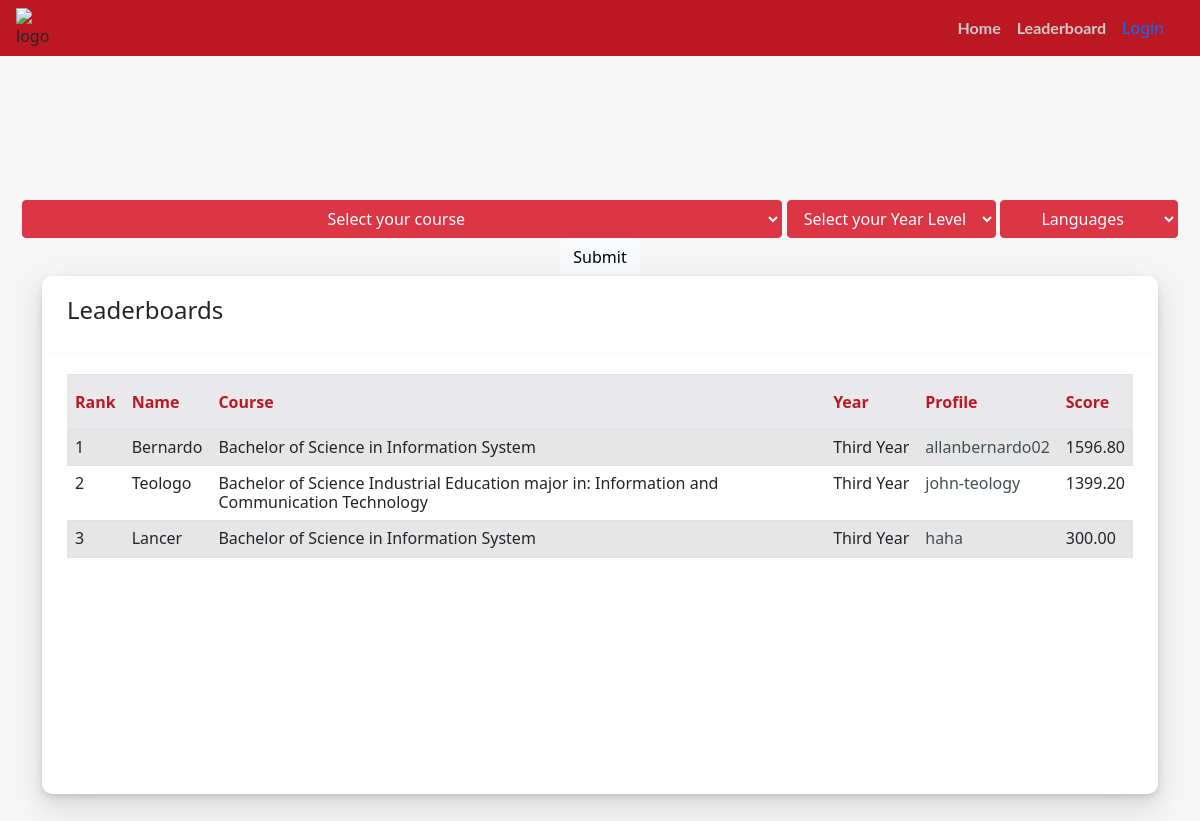
/leaderboards/, run on the app's committed database.
### portfolio/models.py (models this page shows, shortened)
class LeaderBoards(models.Model):
    userProfile = models.ForeignKey(Profile , null=True ,on_delete=CASCADE, related_name='user_leaderboard')
    userID = models.ForeignKey(User, on_delete=CASCADE, related_name= 'userLeaderboard' )
    courseID = models.ForeignKey(Course, on_delete=CASCADE ,related_name='userCourse' , null=True)
    yearID = models.ForeignKey(YearLevel, on_delete=CASCADE,  related_name= 'userYearLevel',null=True )
    overallScore = models.FloatField(default=0,blank=True)
    CEnterprise = models.FloatField(default=0,blank=True, verbose_name='1C Enterprise')
    ASPNET = models.FloatField(default=0,blank=True, verbose_name='ASP.NET')
    ActionScript = models.FloatField(default=0,blank=True)
    Apex = models.FloatField(default=0,blank=True)
    Assembly = models.FloatField(default=0,blank=True)
    Ballerina = models.FloatField(default=0,blank=True)
    Batchfile = models.FloatField(default=0,blank=True)
    Blazor = models.FloatField(default=0,blank=True)
    C = models.FloatField(default=0,blank=True)
    CSharp = models.FloatField(default=0,blank=True, verbose_name='C#')
    Cplus = models.FloatField(default=0,blank=True,verbose_name='C++')
    COBOL = models.FloatField(default=0,blank=True)
    CSS = models.FloatField(default=0,blank=True)
    Clojure = models.FloatField(default=0,blank=True)
    CoffeeScript = models.FloatField(default=0,blank=True)
    Crystal = models.FloatField(default=0,blank=True)
    Cucumber = models.FloatField(default=0,blank=True)
    Dart = models.FloatField(default=0,blank=True)
    Delphi = models.FloatField(default=0,blank=True)
    Dockerfile = models.FloatField(default=0,blank=True)
    EJS = models.FloatField(default=0,blank=True)
    EPP = models.FloatField(default=0,blank=True)
    ERB = models.FloatField(default=0,blank=True)
    Ebuild = models.FloatField(default=0,blank=True)
    Elixir = models.FloatField(default=0,blank=True)
    Elm = models.FloatField(default=0,blank=True)
    Erlang = models.FloatField(default=0,blank=True)
    FSharp = models.FloatField(default=0,blank=True,verbose_name='F#')
    Fortran = models.FloatField(default=0,blank=True)
    Go = models.FloatField(default=0,blank=True)
    Groovy = models.FloatField(default=0,blank=True)
    HCL = models.FloatField(default=0,blank=True)
    HTML = models.FloatField(default=0,blank=True)
    HTML_Razor = models.FloatField(default=0,blank=True,verbose_name='HTML+RAZOR')
    Haskell = models.FloatField(default=0,blank=True)
    Haxe = models.FloatField(default=0,blank=True)
    HiveQL = models.FloatField(default=0,blank=True)
    JSON = models.FloatField(default=0,blank=True)
    Java = models.FloatField(default=0,blank=True)
    JavaScript = models.FloatField(default=0,blank=True)
    Julia = models.FloatField(default=0,blank=True)
    JupyterNotebook = models.FloatField(default=0,blank=True, verbose_name='Jupyter Notebook')
    Kivy = models.FloatField(default=0,blank=True)
    Kotlin = models.FloatField(default=0,blank=True)
    LabVIEW = models.FloatField(default=0,blank=True)
    Less = models.FloatField(default=0,blank=True)
    Lex = models.FloatField(default=0,blank=True)
    Limbo = models.FloatField(default=0,blank=True)
    Liquid = models.FloatField(default=0,blank=True)
    Lua = models.FloatField(default=0,blank=True)
    M = models.FloatField(default=0,blank=True)
    MATLAB = models.FloatField(default=0,blank=True)
    Makefile = models.FloatField(default=0,blank=True)
    Mathematica = models.FloatField(default=0,blank=True)
    Mercury = models.FloatField(default=0,blank=True)
    Nginx = models.FloatField(default=0,blank=True)
    Nix = models.FloatField(default=0,blank=True)
    ObjectiveC = models.FloatField(default=0,blank=True, verbose_name='Objective-C')
    ObjectiveCplus = models.FloatField(default=0,blank=True, verbose_name='Objective-C++')
    OpenEdgeABL = models.FloatField(default=0,blank=True, verbose_name='OpenEdge ABL')
    PHP = models.FloatField(default=0,blank=True)
    PLSQL = models.FloatField(default=0,blank=True)
    PLpgSQL = models.FloatField(default=0,blank=True)
    Perl = models.FloatField(default=0,blank=True)
    Perl6 = models.FloatField(default=0,blank=True, verbose_name='Perl 6')
    PowerBuilder = models.FloatField(default=0,blank=True)
    Powershell = models.FloatField(default=0,blank=True)
    Prolog = models.FloatField(default=0,blank=True)
    ProtocolBuffer = models.FloatField(default=0,blank=True, verbose_name= 'Protocol Buffer')
    Puppet = models.FloatField(default=0,blank=True)
    Python = models.FloatField(default=0,blank=True)
    QML = models.FloatField(default=0,blank=True)
    R = models.FloatField(default=0,blank=True)
    Raku = models.FloatField(default=0,blank=True)
    Robot = models.FloatField(default=0,blank=True)
    Ruby = models.FloatField(default=0,blank=True)
    Rust = models.FloatField(default=0,blank=True)
    SASS = models.FloatField(default=0,blank=True)
    SCSS = models.FloatField(default=0,blank=True)
    SQL = models.FloatField(default=0,blank=True)
    SQLPL = models.FloatField(default=0,blank=True)
    Scala = models.FloatField(default=0,blank=True)
    Shell = models.FloatField(default=0,blank=True)
    Smalltalk = models.FloatField(default=0,blank=True)
    Solidity = models.FloatField(default=0,blank=True)
    Stata = models.FloatField(default=0,blank=True)
    Stylus = models.FloatField(default=0,blank=True)
    Svelte = models.FloatField(default=0,blank=True)
    Swift = models.FloatField(default=0,blank=True)
    TSQL = models.FloatField(default=0,blank=True)
    TypeScript = models.FloatField(default=0,blank=True)
    Vue = models.FloatField(default=0,blank=True)
    XML = models.FloatField(default=0,blank=True)
    Xtend = models.FloatField(default=0,blank=True)
    Xtext = models.FloatField(default=0,blank=True)
    YAML = models.FloatField(default=0,blank=True)
    Yacc = models.FloatField(default=0,blank=True)
    Zig = models.FloatField(default=0,blank=True)

class User(AbstractUser):
    pass

class Course(models.Model):
    course = models.CharField(max_length=150)
    def __str__(self):
        return f"{self.course}"

class YearLevel(models.Model):
    yearLevel = models.CharField(max_length=50)
    def __str__(self):
        return f"{self.yearLevel}"

class Profile(models.Model):
    userID = models.ForeignKey(User, on_delete=CASCADE, related_name= 'userProfile' )
    nickname = models.CharField(max_length=100, blank=True)
    githubName = models.CharField(max_length=100)
    aboutMe = models.TextField(max_length=300, blank=True)

### portfolio/views.py (the view)
# urls.py: path('leaderboards/',views.leaderboard, name='leaderboard'),
def leaderboard(request):
    course = Course.objects.all()
    year = YearLevel.objects.all()
    by_what = '-overallScore'
    d = {}
    select1 = 'Select your course'
    select2 = 'Select your Year Level'
    select3 = 'Languages'
    if request.method == 'POST':
        lang = 'overallScore'
        if request.POST.get('courseid'):
            c_id = request.POST['courseid']
            c = Course.objects.get(pk = c_id)
            d['courseID'] = c
            select1 = c
        if request.POST.get('yearlevelid'):
            y_id = request.POST['yearlevelid']
            date = YearLevel.objects.get(pk = y_id)
            d['yearID'] = date
            select2 = date
        if request.POST.get('languages'):
            lang = request.POST['languages']
            select3 = request.POST['languages']
        try:
            data = LeaderBoards.objects.filter(**d).order_by('-' +lang)
        except FieldError:
            lang = nameProb[lang]
            data = LeaderBoards.objects.filter(**d).order_by('-' +lang)
    else:
        lang = ''
        data= LeaderBoards.objects.order_by(by_what)
    return render(request,'portfolio/leaderboards.html',{
        'courses': course,
        'yearlevels':year,
        'languages': languages,
        'data' : data,
        'select1': select1,
        'select2': select2,
        'select3': select3,
        'lang' : lang,
    })

### portfolio/templates/portfolio/leaderboards.html (shortened to what this page needs)
{% load getattribute %}  {% load static %} {% load i18n %} {% load account socialaccount %}
<!DOCTYPE html>
<html lang="en">
  <head>
    <link
      href="https://cdn.jsdelivr.net/npm/bootstrap@4.4.1/dist/css/bootstrap.min.css"
      rel="stylesheet"
    />
     <link
    rel="stylesheet"
    href="https://cdnjs.cloudflare.com/ajax/libs/font-awesome/5.12.1/css/all.min.css"
  />
  <link
    href="https://cdn.jsdelivr.net/npm/bootstrap@5.1.0/dist/css/bootstrap.min.css"
    rel="stylesheet"
  />
  <link
    href="https://maxcdn.bootstrapcdn.com/font-awesome/4.3.0/css/font-awesome.min.css"
    rel="stylesheet"
/>
<link rel="stylesheet" href="{% static 'portfolio/index.css' %}" />
  </head>
  <body>
   <nav
   class="navbar navbar-expand-lg navbar-custom fixed-top"
   style="margin-bottom: 50px"
 >
   <div id="logo">
     <img
       id="logo"
       src="https://scontent.fmnl2-2.fna.fbcdn.net/v/t1.15752-9/285301891_375399914621686_9147164360215708785_n.png?_nc_cat=107&ccb=1-7&_nc_sid=ae9488&_nc_eui2=AeHQ3nVoaMPAXDLQw088pXUIbrXWkVHtb7xutdaRUe1vvH2S9M-q5ieOcZIyJ2fjOSoBk_l0BBplLLdperC9JOqY&_nc_ohc=sZXqL8B0WQcAX8d3PqT&_nc_ht=scontent.fmnl2-2.fna&oh=03_AVIFv1yTYPrhRq-mmmflSAKg0NbdAqYcOYGJEQQCLWOeEw&oe=62BDDAF6"
       alt="logo"
     />
   </div>
   <div class="container">
     <div class="collapse navbar-collapse" id="navbarResponsive"  >
       <ul class="navbar-nav ml-auto">
         <li class="nav-item active">
           <a class="nav-link" href="{% url 'index' %}" style="color: #ccc"
             >Home
           </a>
         <li class="nav-item">
           <a
             class="nav-link"
             href="{%url 'leaderboard' %}"
             style="color: #ccc"
             >Leaderboard</a
           >
         </li>
         <li class="nav-item">
           {% if request.user.is_authenticated %}
           <a
             class="nav-link"
             href="{%url 'leaderboard' %}"
             style="color: black"
             >{{request.user.last_name}}</a
           >
           {% else %}
           <form action="{% provider_login_url 'google' %}" method="post">
             <button
               type="submit"
               class="nav-link"
               style="background-color: #bc1823; border: none;"
             >
               Login
             </button>
           </form>
           {% endif %}
         </li>
       </ul>
     </div>
   </div>
 </nav>
    <center>
      <form action="{% url 'leaderboard' %}" method="post" style="margin-top: 200px;">
        <select name="courseid" id="" class="btn btn-danger dropdown-toggle">
          <option value="" disabled selected>{{select1}}</option>
        </select>
        <select name="yearlevelid" id="" class="btn btn-danger dropdown-toggle">
          <option value="" disabled selected>{{select2}}</option>
        </select>
        <select name="languages" id="" class="btn btn-danger dropdown-toggle">
          <option value="" disabled selected>{{select3}}</option>
        </select>
      <input type="submit" value="Submit" class="btn btn-light" />
      </form>
    </center>
    <div class="container">
      <div class="row">
        <div class="col-12 col-sm-12 col-md-12">
          <div class="card">
            <div class="card-header">
              <h4>Leaderboards
              </h4>
            </div>
            <div class="card-body">
              <div
                class="table-responsive"
                id="proTeamScroll"
                tabindex="2"
                style="height: 400px; overflow: hidden; outline: none"
              >
                <div class="scrollit">
                  <table class="table table-striped">
                    <thead>
                      <tr>
                        <th>Rank</th>
                        <th>Name</th>
                        <th>Course</th>
                        <th>Year</th>
                        <th>Profile</th>
                        <th>Score</th>
                      </tr>
                    </thead>
                    <tbody>
                      {% if lang != '' %} {% for d in data %}
                      {% if d|getattribute:lang  %}
                      <tr>
                        <td class="table-img">
                          <h6 class="mb-0 font-13">{{forloop.counter}}</h6>
                        </td>
                        <td>
                            <h6 class="mb-0 font-13">{{d.userID.last_name}}</h6>
                        </td>
                        <td><h6 class="mb-0 font-13">{{d.courseID}}</h6></td>
                        <td class="text-truncate">
                          <h6 class="mb-0 font-13">{{d.yearID}}</h6>
                        </td>
                        <td>
                          <a
                          href="{% url 'redirect' d.userID.id %}"
                          style="text-decoration: none; color: #424d54"
                        >
                          <h6 class="mb-0 font-13">
                            {{d.userProfile.githubName}}
                          </h6>
                          </a>
                        </td>
                        <td>
                          <h6 class="mb-0 font-13">
                            {{ d|getattribute:lang|floatformat:2 }}
                          </h6>
                        </td>
                      </tr>
                      {% endif %}
                      {% endfor %} {% else %} {% for d in data %}
                      {% if d.overallScore %}
                      <tr>
                        <td class="table-img">
                          <h6 class="mb-0 font-13">{{forloop.counter}}</h6>
                        </td>
                        <td>
                            <h6 class="mb-0 font-13">{{d.userID.last_name}}</h6>
                        </td>
                        <td><h6 class="mb-0 font-13">{{d.courseID}}</h6></td>
                        <td class="text-truncate">
                          <h6 class="mb-0 font-13">{{d.yearID}}</h6>
                        </td>
                        <td>
                          <a
                          href="{% url 'redirect' d.userID.id %}"
                          style="text-decoration: none; color: #424d54"
                        >
                          <h6 class="mb-0 font-13">
                            {{d.userProfile.githubName}}
                          </h6>
                          </a>
                        </td>
                        <td>
                          <h6 class="mb-0 font-13">
                            {{d.overallScore|floatformat:2}}
                          </h6>
                        </td>
                      </tr>
                      {% endif %}
                      {% endfor %} {% endif %}
                    </tbody>
                  </table>
                </div>
              </div>
            </div>
          </div>
        </div>
      </div>
    </div>
  </body>
</html>

### portfolio/static/portfolio/index.css (style rules this page uses)
.navbar-custom { background-color: #bc1823; }
.navbar a { font-family: "Lato", sans-serif; font-weight: bold; }

### portfolio/templates/portfolio/leaderboards.html (style rules this page uses)
body { background-color: #f6f6f6; margin-top: 20px; }
.card { background-color: #fff; border-radius: 10px; border: none; position: relative; margin-bottom: 30px; box-shadow: 0 0.46875rem 2.1875rem rgba(90, 97, 105, 0.1), 0 0.9375rem 1.40625rem rgba(90, 97, 105, 0.1), 0 0.25rem 0.53125rem rgba(90, 97, 105, 0.12), 0 0.125rem 0.1875rem rgba(90, 97, 105, 0.1); }
.card .card-header { border-bottom-color: #f9f9f9; line-height: 30px; -ms-grid-row-align: center; align-self: center; width: 100%; padding: 10px 25px; display: flex; align-items: center; }
.card .card-header, .card .card-body, .card .card-footer { background-color: transparent; padding: 20px 25px; }
.card-header:first-child { border-radius: calc(0.25rem - 1px) calc(0.25rem - 1px) 0 0; }
.card-header { padding: 0.75rem 1.25rem; margin-bottom: 0; background-color: rgba(0, 0, 0, 0.03); border-bottom: 1px solid rgba(0, 0, 0, 0.125); }
.table:not(.table-sm) thead th { border-bottom: none; background-color: #e9e9eb; color: #bc1823; padding-top: 15px; padding-bottom: 15px; }
.scrollit { overflow: scroll; overflow-x: hidden; height: 100%; }

### data on the page
LeaderBoards: userID.last_name "Bernardo", courseID "Bachelor of Science in Information System", yearID "Third Year", userProfile.githubName "allanbernardo02", overallScore "1596.80"
LeaderBoards: userID.last_name "Teologo", courseID "Bachelor of Science Industrial Education major in: Information and Communication Technology", yearID "Third Year", userProfile.githubName "john-teology", overallScore "1399.20"
LeaderBoards: userID.last_name "Lancer", courseID "Bachelor of Science in Information System", yearID "Third Year", userProfile.githubName "haha", overallScore "300.00"

### other printed values
form field courseid "Select your course"
form field yearlevelid "Select your Year Level"
form field languages "Languages"
